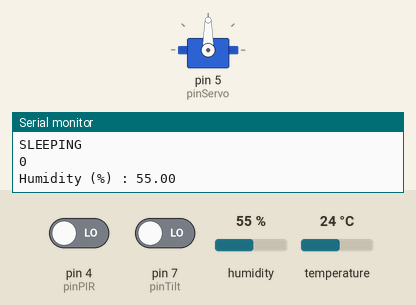
Recording of a sketch running on a simulated Arduino Uno, built with avr-gcc and run on an emulated ATmega328P. Parts: servo, the last lines printed to the serial monitor. The inputs (shaded band) are chosen by the test bench; at power-on: humidity 55 %, pin 4 (pinPIR) LOW, pin 7 (pinTilt) LOW, temperature 24 °C.

Above: at 2.8 s.
2.9 s: humidity set to 88 %
7.6 s: pin 4 (pinPIR) driven HIGH
12.6 s: pin 7 (pinTilt) driven HIGH
15.6 s: pin 7 (pinTilt) driven LOW
At 16.1 s:
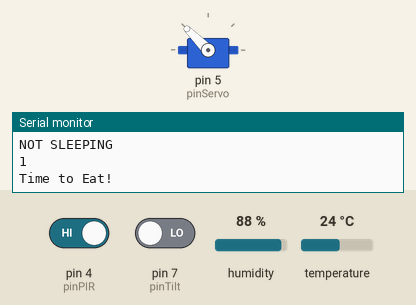
At 18.5 s:
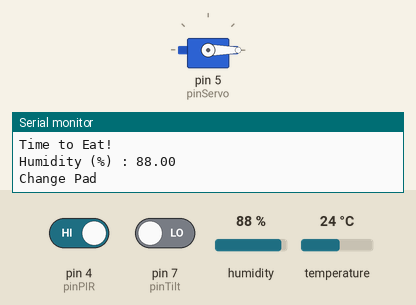
Timing chart, 0 to 20.0 s (numbered marks = the images above; inputs shaded):
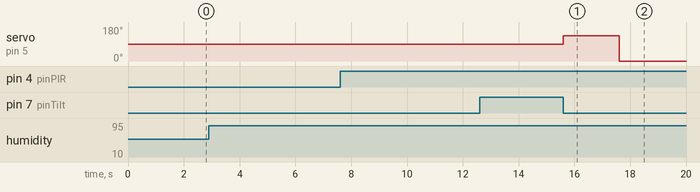

Measured:
- after the input at 15.6 s, servo on pin 5 (pinServo): 90° → 135° at once, → 0° 2.0 s later

The sketch:

in_cage.ino
```cpp
#include <dht11.h>
#include <Servo.h>

const int pinTilt = 7;
const int pinServo = 5;
const int pinPIR = 4;
const int pinDht11 = 2;
unsigned long l1,l2;
unsigned long interval = 15000;
int fd = 0;

int tVal = 0;
int pVal =0;
Servo servo;
dht11 DHT11;
int ret;
int Change = 75.00;

void setup() {
  l1 = 0;
  pinMode(pinTilt,INPUT);
  pinMode(pinPIR,INPUT);
  Serial.begin(9600);
  servo.attach(pinServo);
}

void loop() {
  l2 = millis();
  if(!checkIn()){
    //열림 -> 작동들 안해도 됨
    //열림 상태 알려주기
  }else{
    if((l2-l1>interval) && fd == 0){
      l1=12;
      fd++;
      food();
    }
    ret = DHT11.read(pinDht11);
    checkPee();
    pirCheck();

  }
}

bool checkIn(){
   tVal = digitalRead(pinTilt);
  if(tVal == 1){//실버다리로기울었을때 열린걸로
    return false;
    Serial.println("IN");
  }else{
    return true;
    Serial.println("OUT");
  }
  delay(100);
}

void checkPee(){
  Serial.print("Humidity (%) : ");
  Serial.println((float)DHT11.humidity, 2);
 if((float)DHT11.humidity>Change){
  Serial.println("Change Pad");
 }
   delay(1000);
}

void pirCheck(){
  pVal = digitalRead(pinPIR);
  if(pVal ==1){
    Serial.println("NOT SLEEPING");
  }else{
    Serial.println("SLEEPING");
  }
  Serial.println(pVal);
  delay(1000);
}

void food(){
  Serial.println("Time to Eat!");
  servo.write(135);
  delay(2000);
  servo.write(0);
}
```
